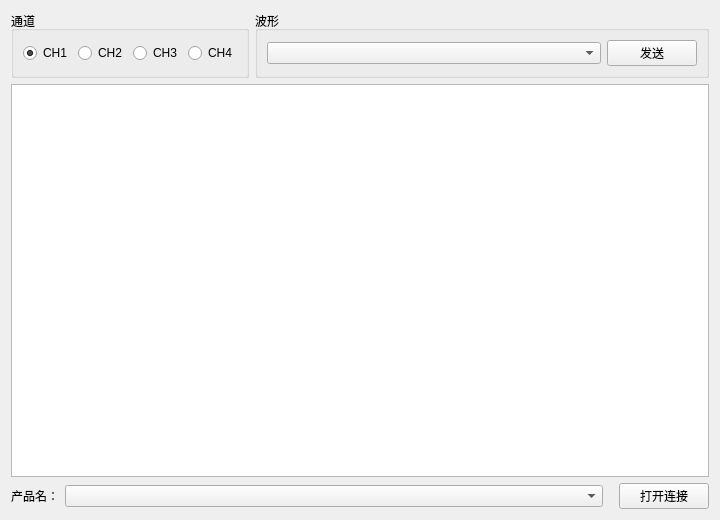
<?xml version="1.0" encoding="UTF-8"?>
<ui version="4.0">
 <author>XIVN1987</author>
 <class>USBHID</class>
 <widget class="QWidget" name="USBHID">
  <property name="geometry">
   <rect>
    <x>0</x>
    <y>0</y>
    <width>720</width>
    <height>520</height>
   </rect>
  </property>
  <property name="sizePolicy">
   <sizepolicy hsizetype="Preferred" vsizetype="Preferred">
    <horstretch>0</horstretch>
    <verstretch>0</verstretch>
   </sizepolicy>
  </property>
  <property name="windowTitle">
   <string>USBHID - DAC</string>
  </property>
  <property name="windowIcon">
   <iconset>
    <normaloff>image/Twiiter.png</normaloff>image/Twiiter.png</iconset>
  </property>
  <layout class="QVBoxLayout" name="vLayout">
   <item>
    <layout class="QHBoxLayout" name="hLayout2">
     <property name="spacing">
      <number>6</number>
     </property>
     <item>
      <widget class="QGroupBox" name="grpChnl">
       <property name="title">
        <string>通道</string>
       </property>
       <layout class="QHBoxLayout" name="hLayoutC">
        <item>
         <widget class="QRadioButton" name="rdoCH1">
          <property name="text">
           <string>CH1</string>
          </property>
          <property name="checked">
           <bool>true</bool>
          </property>
         </widget>
        </item>
        <item>
         <widget class="QRadioButton" name="rdoCH2">
          <property name="text">
           <string>CH2</string>
          </property>
         </widget>
        </item>
        <item>
         <widget class="QRadioButton" name="rdoCH3">
          <property name="text">
           <string>CH3</string>
          </property>
         </widget>
        </item>
        <item>
         <widget class="QRadioButton" name="rdoCH4">
          <property name="text">
           <string>CH4</string>
          </property>
         </widget>
        </item>
       </layout>
      </widget>
     </item>
     <item>
      <widget class="QGroupBox" name="grpWave">
       <property name="sizePolicy">
        <sizepolicy hsizetype="Expanding" vsizetype="Preferred">
         <horstretch>0</horstretch>
         <verstretch>0</verstretch>
        </sizepolicy>
       </property>
       <property name="title">
        <string>波形</string>
       </property>
       <layout class="QHBoxLayout" name="hLayoutW">
        <item>
         <widget class="QComboBox" name="cmbWave">
          <property name="minimumSize">
           <size>
            <width>0</width>
            <height>0</height>
           </size>
          </property>
         </widget>
        </item>
        <item>
         <widget class="QPushButton" name="btnSend">
          <property name="sizePolicy">
           <sizepolicy hsizetype="Fixed" vsizetype="Fixed">
            <horstretch>0</horstretch>
            <verstretch>0</verstretch>
           </sizepolicy>
          </property>
          <property name="minimumSize">
           <size>
            <width>90</width>
            <height>0</height>
           </size>
          </property>
          <property name="text">
           <string>发送</string>
          </property>
         </widget>
        </item>
       </layout>
      </widget>
     </item>
    </layout>
   </item>
   <item>
    <widget class="QTextEdit" name="txtMain">
     <property name="frameShadow">
      <enum>QFrame::Sunken</enum>
     </property>
     <property name="textInteractionFlags">
      <set>Qt::TextSelectableByKeyboard|Qt::TextSelectableByMouse</set>
     </property>
    </widget>
   </item>
   <item>
    <layout class="QHBoxLayout" name="hLayout1">
     <property name="spacing">
      <number>6</number>
     </property>
     <item>
      <widget class="QLabel" name="lblPort">
       <property name="sizePolicy">
        <sizepolicy hsizetype="Fixed" vsizetype="Preferred">
         <horstretch>0</horstretch>
         <verstretch>0</verstretch>
        </sizepolicy>
       </property>
       <property name="text">
        <string>产品名：</string>
       </property>
      </widget>
     </item>
     <item>
      <widget class="QComboBox" name="cmbPort">
       <property name="sizePolicy">
        <sizepolicy hsizetype="Expanding" vsizetype="Fixed">
         <horstretch>0</horstretch>
         <verstretch>0</verstretch>
        </sizepolicy>
       </property>
       <property name="minimumSize">
        <size>
         <width>226</width>
         <height>0</height>
        </size>
       </property>
      </widget>
     </item>
     <item>
      <spacer name="hSpacer1">
       <property name="orientation">
        <enum>Qt::Horizontal</enum>
       </property>
       <property name="sizeType">
        <enum>QSizePolicy::Fixed</enum>
       </property>
       <property name="sizeHint" stdset="0">
        <size>
         <width>10</width>
         <height>20</height>
        </size>
       </property>
      </spacer>
     </item>
     <item>
      <widget class="QPushButton" name="btnOpen">
       <property name="sizePolicy">
        <sizepolicy hsizetype="Fixed" vsizetype="Fixed">
         <horstretch>0</horstretch>
         <verstretch>0</verstretch>
        </sizepolicy>
       </property>
       <property name="minimumSize">
        <size>
         <width>90</width>
         <height>0</height>
        </size>
       </property>
       <property name="text">
        <string>打开连接</string>
       </property>
       <property name="checkable">
        <bool>false</bool>
       </property>
      </widget>
     </item>
    </layout>
   </item>
  </layout>
 </widget>
 <resources/>
 <connections/>
</ui>
